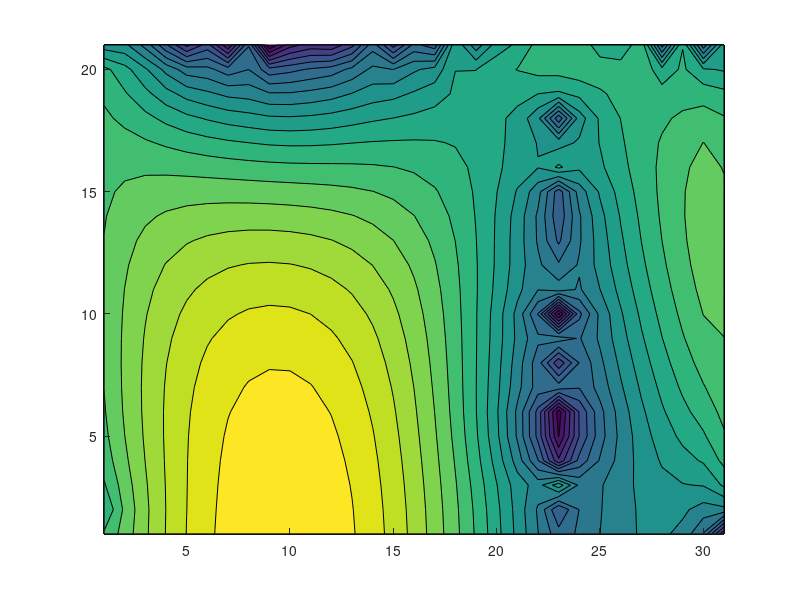

Reproduce this figure in MATLAB. (Note: this script raises an error after producing the figure.)
clear; clc; close all;

eGen    = 5000;
k       = 2;
hT      = 70;
hB      = 10;
Tinf    = 25;
delta   = 0.05 ;
qf      = 50;
Tright  = 45;

Lx = 1.5;
Ly = 1;

Ni = Lx/delta + 1; 
Nj = Ly/delta + 1;

N = Ni*(Nj-1); % Because of right boundary

A = zeros(N,N);
b = zeros(N,1);

id = @(i,j) (j-1)*Ni+i;

row = 1;
% Internal nodes
for j = 1:Nj-1
    for i = 1:Ni
 
        LEFT    = j-1;
        RIGHT   = j+1;
        BOTTOM  = i+1;
        TOP     = i-1;

        %% Internal Nodes
        if ((LEFT ~=0) && (RIGHT~=Ni) && (TOP~=Nj+1) && (BOTTOM~=0))        
            A(row,id(i,LEFT))   =  1;
            A(row,id(i,RIGHT))  =  1; 
            A(row,id(BOTTOM,j)) =  1;  
            A(row,id(TOP,j))    =  1; 
            A(row,id(i,j))      = -4;   % Center
            % RHS vector
            b(row) = -eGen*delta^2/k;
        end
         
        %% Boundary Nodes
        % Left
        if (LEFT == 0 && (TOP ~=0) && (BOTTOM ~= Ni+1))
            A(row,id(i,RIGHT))  =  2;  
            A(row,id(BOTTOM,j)) =  1;  
            A(row,id(TOP,j))    =  1; 
            A(row,id(i,j))      = -4;   % Center
            b(row) = -eGen*delta^2/k - 2*qf*delta/k;
        end
         
        % Right
        if (RIGHT == Nj && (TOP ~= 0) && (BOTTOM ~= Ni+1))
            A(row,id(i,LEFT))   =  1;
            A(row,id(BOTTOM,j)) =  1;  
            A(row,id(TOP,j))    =  1; 
            A(row,id(i,j))      = -4;   % Center
            b(row) = -eGen*delta^2/k -Tright;
        end
        
         
        % Top
        if ((TOP == 0) && LEFT ~=0 && RIGHT ~=Nj)
            A(row,id(i,LEFT))   =  1;
            A(row,id(i,RIGHT))  =  1;  
            A(row,id(BOTTOM,j)) =  2;
            A(row,id(i,j)) = -4 - 2*delta*hT/k;
            b(row) = -eGen*delta^2/k - 2*delta*hT/k*Tinf;
        end
         
        % Bottom
        if (BOTTOM == Ni && LEFT ~=0 && RIGHT ~=Nj)
            A(row,id(i,LEFT))   =  1;
            A(row,id(i,RIGHT))  =  1;   
            A(row,id(TOP,j))    =  2; 
            A(row,id(i,j)) = -4 - 2*delta*hB/k;
            b(row) = -eGen*delta^2/k - 2*delta*hB/k*Tinf;
        end
         
        %% Corner Nodes
        if ((TOP == 0) && LEFT == 0) % Top-Left
            A(row,id(i,RIGHT))  =  2;  
            A(row,id(BOTTOM,j)) =  2;   
            A(row,id(i,j))      = -4 - 2*delta*hT/k;   % Center

            % RHS vector
            b(row) = -eGen*delta^2/k - 2*qf*delta/k - 2*delta*hT/k*Tinf;
        end
         
        if ((TOP == 0) && RIGHT == Nj) % Top-Right
            A(row,id(i,LEFT))   =  1;
            A(row,id(BOTTOM,j)) =  2;  
            A(row,id(i,j))      = -4-2*delta*hT/k;   % Center
            
            b(row) = -eGen*delta^2/k - 2*delta*hT/k*Tinf - Tright;
        end
         
        if (BOTTOM == Ni && LEFT == 0) % Bottom-Left
            A(row,id(i,RIGHT))  =  2;   
            A(row,id(TOP,j))    =  2; 
            A(row,id(i,j))      = -4 - 2*delta*hB/k;   % Center
            
            % RHS vector
            b(row) = -eGen*delta^2/k - 2*qf*delta/k - 2*delta*hB/k*Tinf;
        end
              
        if (BOTTOM == Ni && RIGHT == Nj) % Bottom-Right
            A(row,id(i,LEFT)) =  1;
            A(row,id(TOP,j))  =  2;  
            A(row,id(i,j))    = -4 - 2*delta*hB/k;   % Center
            
            b(row) = -eGen*delta^2/k - 2*delta*hB/k*Tinf - Tright;
        end
               
        row = row + 1; 
    end
end
%size(A)
T = A\b;
T = reshape(T,Ni,Nj);
contourf(T',20,'edgecolor','none');
colormap(jet)
colorbar
axis equal